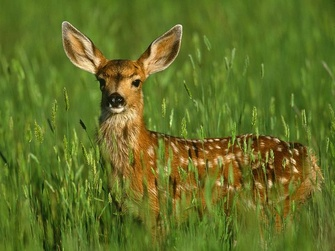
#> input picture CSE4182 - Digital Image Processing/assignment 5/dear.jpeg, 335 x 251 px, shrunk from 602 x 452 before the run, found by its file name
$ jupyter execute problem3.ipynb
#> lines starting #> are read from the running program, lines starting #| are printed output that depends on the picture
[cell 1]
import cv2
import matplotlib.pyplot as plt
from numpy import random
import numpy as np

[cell 2]
dear = plt.imread('assignment 5/dear.jpeg')
#> dear is the input picture: shape (251, 335, 3); mean R, G, B 99, 112.9, 37
print("dear dimentions: ",dear.shape)
#| dear dimentions:  (251, 335, 3)
plt.imshow(dear)

[cell 3]
def apply_kernel(img,kernel,ind,title):
    x,y = kernel.shape
    filtered = []
    for i in range(img.shape[0]-x+1):
        row = []
        for j in range(img.shape[1]-y+1):
            calc = np.sum(np.multiply(kernel,img[i:i+x,j:j+y]))
            if calc<0:
                calc = 0
            elif calc>255:
                calc = 255
            row.append(calc)

        filtered.append(row)

    filtered_hen = np.array(filtered)
    plt.subplot(1,2,ind)
    plt.title(title,fontsize=10)
    plt.imshow(filtered_hen,cmap='gray')
    plt.savefig('problem_3- kernel_apply.jpeg')

[cell 4]
gray_dear = cv2.cvtColor(dear,cv2.COLOR_RGB2GRAY)
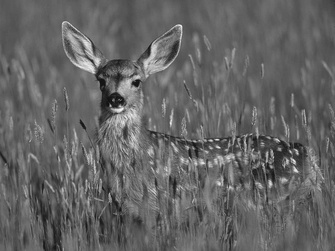
#> gray_dear: shape (251, 335); min 12, max 242, mean 100.1
sobel = np.array([[-1, 0, 1],[-2, 0, 2],[-1, 0, 1]])
laplacian = np.array([[0, 1, 0],[1, -4, 1],[0, 1, 0]])
plt.figure(figsize=(20,22))
# apply_kernel(gray_dear,sobel,1,'sobel filter')
apply_kernel(gray_dear,laplacian,2,'laplacian filter')
#> after the loop in apply_kernel, `for i in range(img.shape[0]-x+1):`: filtered = 249 items
#> in apply_kernel, `filtered_hen = np.array(filtered)`:
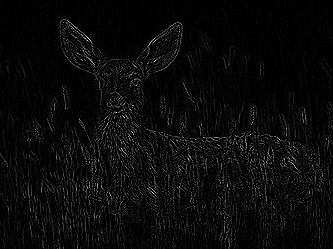
#> filtered_hen: shape (249, 333) int64; min 0, max 255, mean 9.9
